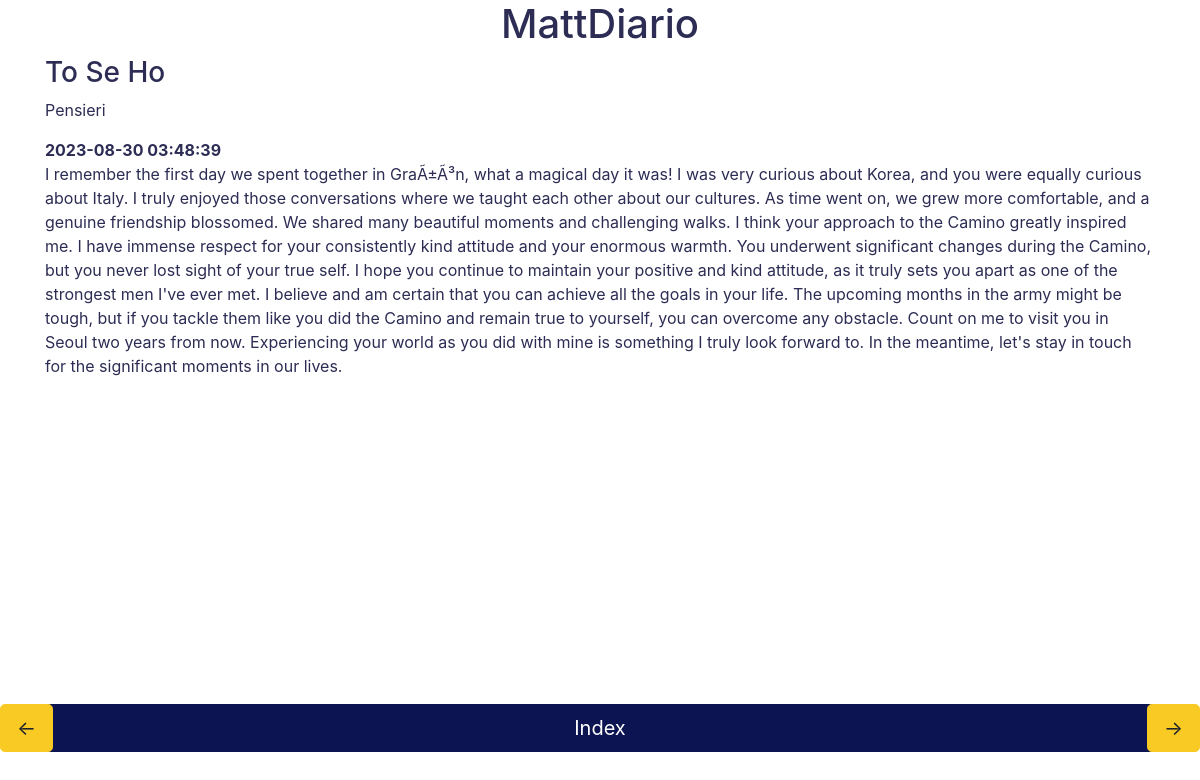
/pagina/year_month=2023-08, run on the app's committed database.
### main.py (models this page shows)
class DiaryEntry(db.Model):
    id = db.Column(db.Integer, primary_key=True)
    title = db.Column(db.String(255))
    date = db.Column(db.String(255))
    category = db.Column(db.String(255))
    content = db.Column(db.Text)

### main.py (the view)
@app.route('/pagina/<quale>')
def pagina(quale):
    if quale == "ultima":
        diary_entries = DiaryEntry.query.all()
    else:
        tipo, val = quale.split("=")
        if tipo == "category":
            diary_entries = DiaryEntry.query.filter_by(category=val).all()
        elif tipo == "year_month":
            diary_entries = DiaryEntry.query.filter(DiaryEntry.date.like(f"{val}%")).all()
    return render_template('pagina.html',
                           diary_pages=get_diary_pages_json(diary_entries))

### main.py (called while the page is built)
def get_diary_pages_json(diary_entries):
    diary_pages = []
    for entry in diary_entries:
        diary_pages.append({
            'title': entry.title,
            'category': entry.category,
            'date': entry.date,
            'content': entry.content
        })
    return diary_pages

### templates/pagina.html (shortened to what this page needs)
<link href="{{ url_for('static', filename='bootstrap.css') }}" rel="stylesheet">
<div class="container">
    <h1 class="text-center">MattDiario</h1>
    {% set current_index = diary_pages|length - 1 %}
    <h3>{{ diary_pages[current_index].title }}</h3>
    <p id="category">{{ diary_pages[current_index].category }}</p>
    <strong id="date">{{ diary_pages[current_index].date }}</strong>
    <p id="content">{{ diary_pages[current_index].content }}</p>
    <div class=" container fixed-bottom mb-5">
        <div class="fixed-bottom mb-5 d-flex justify-content-between">
            <button type="button" class="btn btn-secondary btn-lg" onclick="changeIndex(1)">&#8592;</button>
            <button type="button" class="btn btn-secondary btn-lg" onclick="changeIndex(-1)">&#8594;</button>
        </div>
        <a href="/">
            <button type="button" class="btn btn-primary btn-lg btn-block mt-2" onclick="window.location.href = '/'">Index</button>
        </a>
    </div>
</div>

### data on the page
DiaryEntry: title "To Se Ho", category "Pensieri", date "2023-08-30 03:48:39", content "I remember the first day we spent together in GraÃ±Ã³n, what a magical day it was! I was very curious about Korea, and you were equally curious about Italy. I truly enjoyed those conversations where we taught each other about our cultures. As time went on, we grew more comfortable, and a genuine friendship blossomed. We shared many beautiful moments and challenging walks. I think your approach to the Camino greatly inspired me. I have immense respect for your consistently kind attitude and your enormous warmth. You underwent significant changes during the Camino, but you never lost sight of your true self. I hope you continue to maintain your positive and kind attitude, as it truly sets you…"
